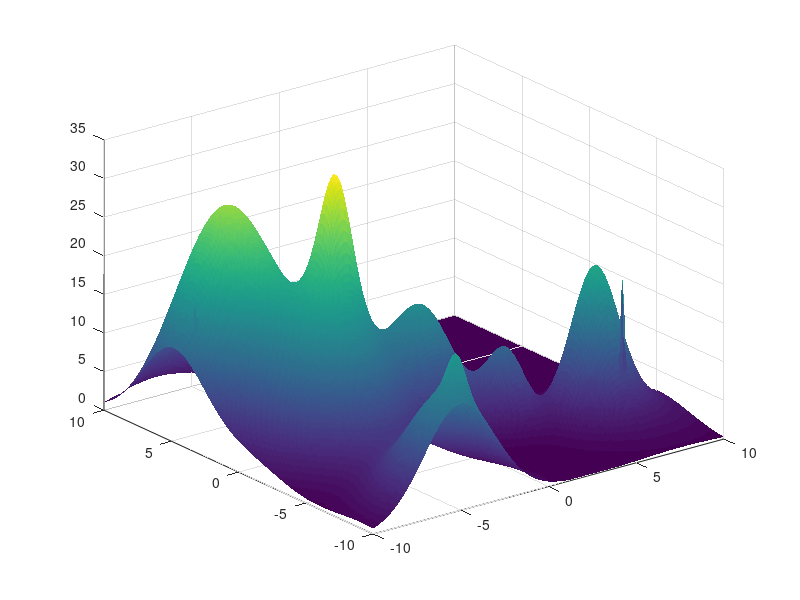
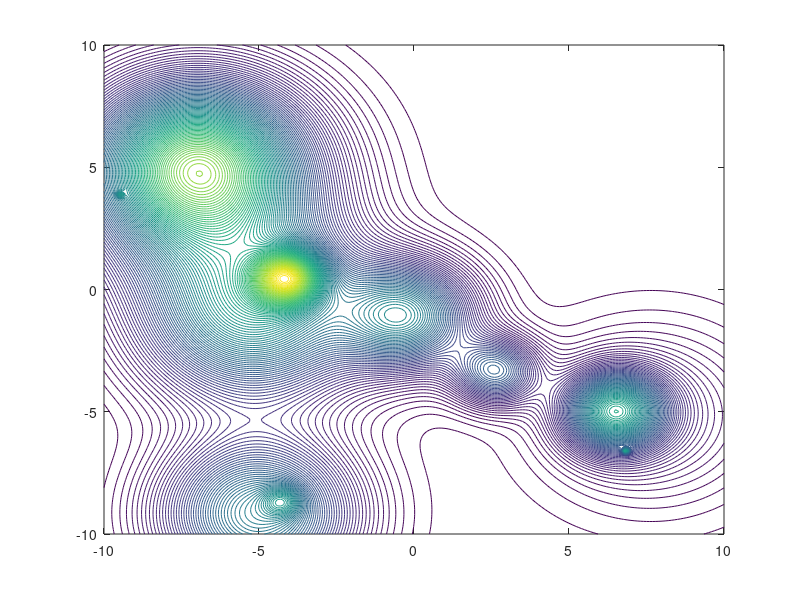

Recreate these plots in MATLAB, in order. (Note: this script raises an error after producing the figures.)
clc 
clear all

XMin = -10;
XMax = 10;
YMin = -10;
YMax = 10;

MaxAmpli = 18;
MinAmpli = 3;

addpath('Reference/c2xyz/');
addpath('Reference/export/');

%% Random Radial Basis functions in space 
disp('3D case with random path - 10 rbf:');
N = 12 % number of random functions
stepMesh = 0.1;
Z = zeros((XMax-XMin)/stepMesh+1,(XMax-XMin)/stepMesh+1);
[X,Y] = meshgrid(XMin:stepMesh:XMax);
% random variance in [a;b] = [0.2;1.5]
variances = 0.2 + (1.5-0.2).*rand(N,1);
% random amplitude 
amplitudes = MinAmpli + (MaxAmpli-MinAmpli).*rand(N,1);
% Random Xcenters in [-XMin;xMax]
Xcenters = XMin+ (XMax-XMin).*rand(N,1);
Ycenters = YMin+ (YMax-YMin).*rand(N,1);

esp=zeros(N,1);
esp=1./(2*(variances).^2);
for i=1:1:N
    disp('step:')
    disp(i)
    Xci=Xcenters(i,1)*ones((XMax-XMin)/stepMesh+1,((XMax-XMin)/stepMesh+1)*2);
    Yci=Ycenters(i,1)*ones((YMax-YMin)/stepMesh+1,((YMax-YMin)/stepMesh+1)*2);
    disp('Radial Basis Function: [amplitude,variance,center]');
    disp(amplitudes(i,1))
    disp(variances(i,1))
    disp(Xcenters(i,1))
    disp(Ycenters(i,1))
    Z = Z + amplitudes(i,1)*exp(-((X-Xci(:,1:((XMax-XMin)/stepMesh+1))).^2+(Y-Yci(:,((XMax-XMin)/stepMesh+2):((YMax-YMin)/stepMesh+1)*2)).^2)*esp(i,1).^2);
end
figure(1);
start = surf(X,Y,Z,'LineStyle','none','FaceLighting','phong');

%% Analyze data -  Post elaboration 
% Contour[Required]

figure(2)
 cl = contour(X,Y,Z,100);
[x1,y1,z1] = C2xyz(cl);

%% isaolate regions of interest
% Same ad the commented code above + more options
figure(3)
hold on; % Allows plotting atop the preexisting peaks plot. 
threshold = MaxAmpli*0.9;
sector.numberOfZones = 1;
% analyze all the level curves
for n = find(floor(z1)==floor(threshold)); 
   %n
   %xTh(1,n) = x1{n};
   %yTh(1,n) = y1{n};
   hold on;
   plot(x1{n},y1{n},'k-','linewidth',3);
   sector.zones(sector.numberOfZones).x(1,1:size(x1{n},2)) = x1{n}(1,:);
   sector.zones(sector.numberOfZones).y(1,1:size(x1{n},2)) = y1{n}(1,:);
   sector.numberOfZones = sector.numberOfZones + 1;
end
title('Contours of interest');
hold off
disp('Number of zones founded:');
disp(sector.numberOfZones);

%% Convert to BW

%Remove frames
set(gca, 'visible', 'off')
set(gcf, 'color', 'w');

%%// Get the figure as a uint8 variable
im = export_fig;

%//  Output binary image
BW = ~im2bw(uint8(255.*im2double(im)),0.99);

%%// Remove
BW = bwmorph(BW,'skel',Inf);
bwFig = figure(4);
imshow(BW)
title('BW sectors');
% Save it
saveas(4, 'sectors1', 'png');

%% Centroids

stats = regionprops(BW,'Centroid','MajorAxisLength','MinorAxisLength',...
    'Orientation','Eccentricity','Extrema','BoundingBox','ConvexArea',...
    'ConvexHull','ConvexImage')

% Plot centroids in negative image
centroids = cat(1, stats.Centroid);
imshow(BW)
hold on
plot(centroids(:,1),centroids(:,2), 'b*')
hold off

% Plot centroids in convex sectors
h = figure(5)
CH_objects = bwconvhull(BW,'objects',8);
    imshow(CH_objects);
hold on
plot(centroids(:,1),centroids(:,2), 'b*')
hold off
title('Objects Convex Hull + centroids');
    
% Plot elliptic approximation

%imshow(BW)
hold on

phi = linspace(0,2*pi,50);
cosphi = cos(phi);
sinphi = sin(phi);

for k = 1:length(stats)
    xbar = stats(k).Centroid(1);
    ybar = stats(k).Centroid(2);

    a = stats(k).MajorAxisLength/2;
    b = stats(k).MinorAxisLength/2;

    theta = pi*stats(k).Orientation/180;
    R = [ cos(theta)   sin(theta)
         -sin(theta)   cos(theta)];

    xy = [a*cosphi; b*sinphi];
    xy = R*xy;

    x = xy(1,:) + xbar;
    y = xy(2,:) + ybar;

    plot(x,y,'r','LineWidth',2);

end
hold off

% Plot and save extrema
figure(5)
hold on
for secteur = 1:size(stats,1)    
    for i = 1:8
        plot(stats(secteur,1).Extrema(i,1),stats(secteur,1).Extrema(i,2),'gO')
        hold on
    end
    hold on
end


%% Scaling sectors up by a factor of K

% k=10
% %figure(9)
% % For each sector
% figure(4)
% for i=1:sector.numberOfZones-3
%     
%     % for each point of the sector
%     for j=1:size(sector.zones(i).x,2)-2    
%         
%         plot(sector.zones(i).x(1,j),sector.zones(i).y(1,j),'-k','LineWidth',5)
%         v=[sector.zones(i).x(1,j) - stats(i).Centroid(1); sector.zones(i).y(1,j) - stats(i).Centroid(2)];
%         sector.zone(i).x(1,j) = sector.zones(i).x(1,j) + k*v(1) ;
%         sector.zone(i).y(1,j) = sector.zones(i).y(1,j) + k*v(2) ;
%         hold on
%         %plot(sector.zone(i).x(1,j),sector.zone(i).y(1,j),'-r','LineWidth',3)
%     end
%     
%     %plot(centroids(i,1),centroids(i,2), 'r*')
%     %hold on
% end
% hold off


%% Plot bounding box
% figure(5)
% hold on
% for secteur = 1:size(stats,1)    
%         rectangle('Position',stats(secteur,1).BoundingBox,'EdgeColor','r','LineWidth',10,'LineStyle','--');
% end

%% Plots Global convexHull figure

% figure(6)
% title('Union Convex Hull');
% CH = bwconvhull(BW);
% imshow(CH);

%% Calculate sectors

set(0,'CurrentFigure',h);
voronoi(centroids(:,1),centroids(:,2))

set(0,'CurrentFigure',bwFig);
voronoi(centroids(:,1),centroids(:,2))
